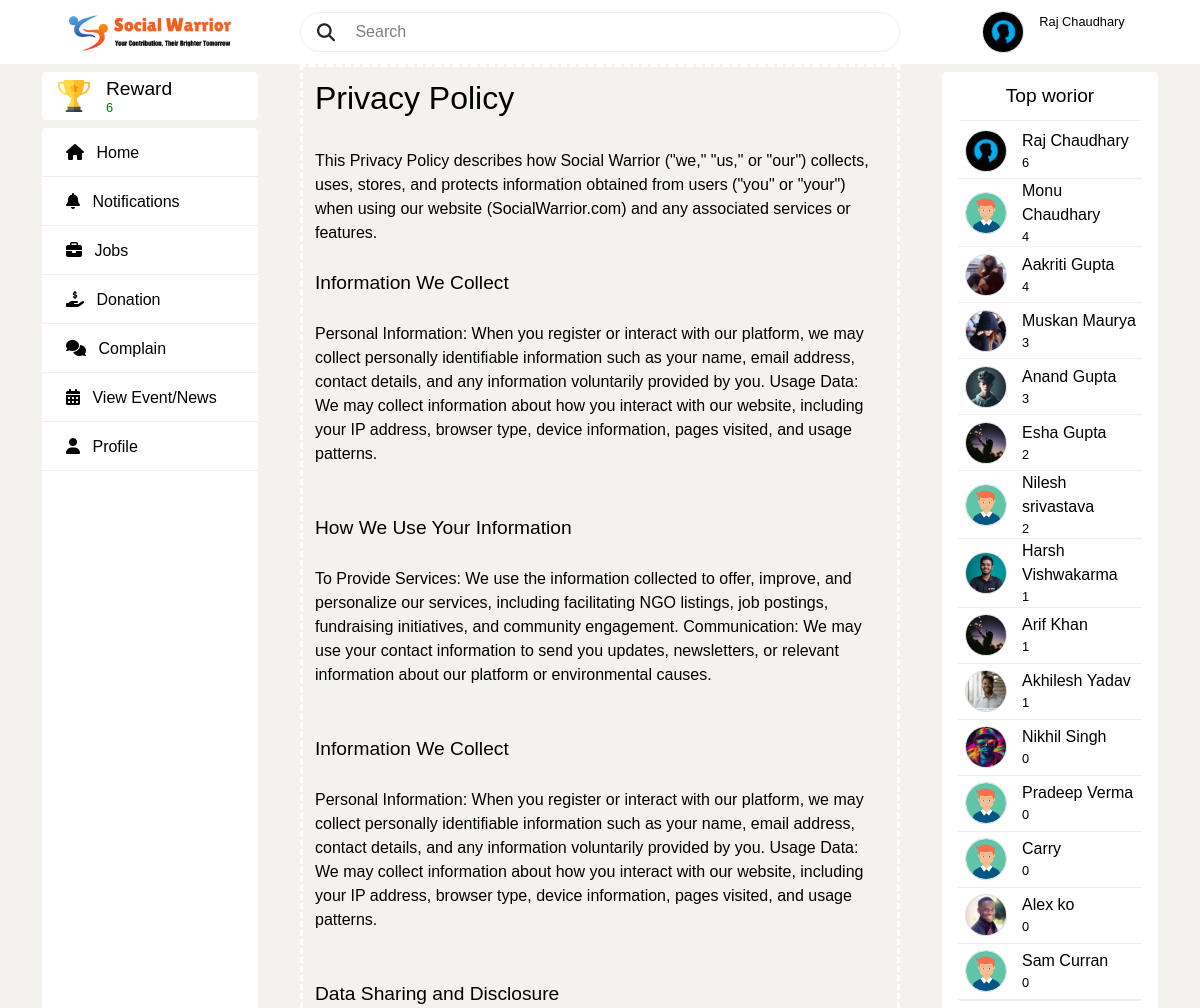
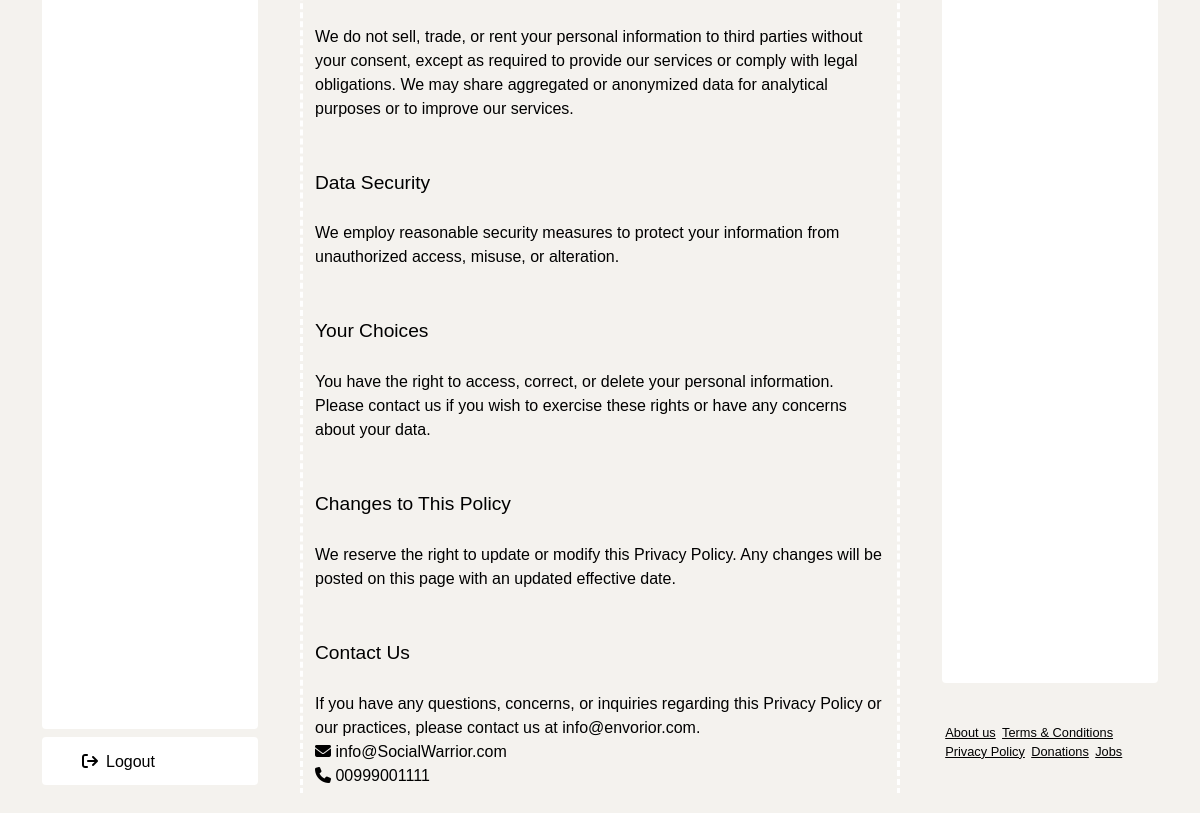
The app's page /policy/ (signed in) with its own data (2 pictures, top to bottom).
### publicapp/models.py (models this page shows)
class Profile(models.Model):
    user=models.ForeignKey(User,on_delete=models.CASCADE,blank=True,null=True)
    contact_no=models.IntegerField()
    full_name=models.CharField(max_length=50)
    dob = models.CharField(max_length=100,blank=True)
    city=models.CharField(max_length=200)
    state=models.CharField(max_length=200)
    pin_code=models.CharField(max_length=100)
    followers=models.ManyToManyField(User,related_name='followers',blank=True)
    followings =models.ManyToManyField(User,related_name='followings',blank=True)
    profile_picture = models.ImageField(upload_to='profilepics',blank=True)

class TopEnvorior(models.Model):
    profile = models.ForeignKey(Profile,on_delete=models.CASCADE)
    reward = models.IntegerField()

### publicapp/views.py (the view)
# urls.py: path('policy/',views.policy,name='policy'),
def policy(request):
    current_user = request.session['email']
    current_user_details = Profile.objects.get(user=current_user)
    top = TopEnvorior.objects.get(profile=current_user_details)
    total_reward = top.reward
    top_envorior = TopEnvorior.objects.order_by('-reward')
    return render(request,'policy.html',locals())

### publicapp/templates/policy.html (shortened to what this page needs)
{% extends 'publicparent.html' %}
{% load static %}
{%block content%}
<div class="info-layout" style="border-style: dashed; border-color:white;">
   <div class="txt-1 info-layout-header" style="display: flex;"><h2>Privacy Policy</h2>
              </div>
              <p class="txt-2">
               <br>This Privacy Policy describes how Social Warrior ("we," "us," or "our") collects, uses, stores, and protects information obtained from users ("you" or "your") when using our website (SocialWarrior.com) and any associated services or features.
           </p>
           <br>
           <span class="txt-1">Information We Collect</span>
           <p class="txt-2">
           <br> Personal Information: When you register or interact with our platform, we may collect personally identifiable information such as your name, email address, contact details, and any information voluntarily provided by you.
            Usage Data: We may collect information about how you interact with our website, including your IP address, browser type, device information, pages visited, and usage patterns.
           </p>
           <br><br>
           <span class="txt-1">How We Use Your Information</span>
           <p class="txt-2">
            <br>To Provide Services: We use the information collected to offer, improve, and personalize our services, including facilitating NGO listings, job postings, fundraising initiatives, and community engagement.
            Communication: We may use your contact information to send you updates, newsletters, or relevant information about our platform or environmental causes.
            </p>
            <br><br>
           <span class="txt-1">Information We Collect</span>
           <p class="txt-2">
            <br>Personal Information: When you register or interact with our platform, we may collect personally identifiable information such as your name, email address, contact details, and any information voluntarily provided by you.
            Usage Data: We may collect information about how you interact with our website, including your IP address, browser type, device information, pages visited, and usage patterns.
           </p>
           <br><br>
           <span class="txt-1">Data Sharing and Disclosure</span>
           <p class="txt-2">
            <br>We do not sell, trade, or rent your personal information to third parties without your consent, except as required to provide our services or comply with legal obligations.
            We may share aggregated or anonymized data for analytical purposes or to improve our services.
           </p>
           <br><br>
           <span class="txt-1">Data Security</span>
           <p class="txt-2">
           <br> We employ reasonable security measures to protect your information from unauthorized access, misuse, or alteration.
            </p>
            <br><br>
           <span class="txt-1">Your Choices</span>
           <p class="txt-2">
            <br>You have the right to access, correct, or delete your personal information. Please contact us if you wish to exercise these rights or have any concerns about your data.
              </p>
          <br><br>
           <span class="txt-1">Changes to This Policy</span>
           <p class="txt-2">
            <br>We reserve the right to update or modify this Privacy Policy. Any changes will be posted on this page with an updated effective date.
             </p>
             <br><br>
             <span class="txt-1">Contact Us</span>
             <p class="txt-2">
              <br> If you have any questions, concerns, or inquiries regarding this Privacy Policy or our practices, please contact us at info@envorior.com.
               </p>
               <div class="info-layout-footer"><span class="txt-2"><i class="fa-solid fa-envelope"></i></span>
               <span class="txt-2">info@SocialWarrior.com</span>
              <span class="txt-2"><br><i class="fa-solid fa-phone"></i></span>
              <span class="txt-2">00999001111</span></div>
  </div>
{% endblock %}

### publicapp/templates/publicparent.html (shortened to what this page needs)
<!DOCTYPE html>
<html lang="en">
  <head>
    {% load static %}
    <link
      rel="stylesheet"
      href="https://cdnjs.cloudflare.com/ajax/libs/font-awesome/6.4.0/css/all.min.css"
    />
    <link href="https://cdn.jsdelivr.net/npm/bootstrap@5.3.3/dist/css/bootstrap.min.css" rel="stylesheet">
    <link rel="stylesheet" href="{% static 'css/publicstyle.css' %}" />
  </head>
  <body class="body">
    <header>
      <div class="left">
        <div class="logo">
          <img class="logo-img" src="{% static 'img/slogo.png' %}" alt="" />
        </div>
      </div>
      <div class="middle">
        <form>
          <div class="search nav-search">
            <i class="fa fa-search" style="font-size: 18px; margin-left: 1rem">
            </i>
            <input type="text" placeholder=" Search " />
          </div>
        </form>
      </div>
      <div class="right">
        <div class="user-profile">
              {% if current_user_details.profile_picture %}
              <a href="{%url 'publicapp:profile'%}">
                <img class="profile-img" src="{{ current_user_details.profile_picture.url }}" alt=""/>
              </a>
              {% else %}
              <a href="{%url 'publicapp:profile'%}">
                <img class="profile-img" src="{% static 'img/profile.png' %}" alt=""/>
              </a>
              {% endif %}
          <div class="profile-txt">
            <a href="{%url 'publicapp:profile'%}" class="txt-3"><p>{{current_user_details.full_name}}</p></a>
          </div>
        </div>
      </div>
    </header>
    <main>
      <div class="publicleft">
        <div class="navlefttop logo">
          <img class="logo-img" src="{% static 'img/trophy.png' %}" />
          <div class="logo-txt">
            <p class="txt-1" style="color: #000000;">Reward</p>
            <p class="txt-3" style="color: green; margin-top: -5px;">{{total_reward}}</p>
          </div>
        </div>
        <div class="navleftmiddle">
          <div class="navleftmiddles">
            <a
              href="{%url 'publicapp:publichome'%}"
              class="text-decoration-none"
            >
              <span class="txt-2 "><i class="fa-solid fa-house"></i></span>
              <span class="txt-2 ">Home</span>
            </a>
          </div>
          <div class="navleftmiddles">
            <a
              href="{%  url 'publicapp:notifications' %}"
              class="text-decoration-none"
            >
              <span class="txt-2"><i class="fa-solid fa-bell"></i></span>
              <span class="txt-2">Notifications</span>
            </a>
          </div>
          <div class="navleftmiddles">
            <a href="{%url 'publicapp:jobs'%}" class="text-decoration-none">
              <span class="txt-2"><i class="fa-solid fa-briefcase"></i></span>
              <span class="txt-2">Jobs</span>
            </a>
          </div>
          <div class="navleftmiddles">
            <a href="{%url 'publicapp:donation'%}" class="text-decoration-none">
              <span class="txt-2"
                ><i class="fa-solid fa-hand-holding-dollar"></i
              ></span>
              <span class="txt-2">Donation</span>
            </a>
          </div>
          <div class="navleftmiddles">
            <a href="{%url 'publicapp:complain'%}" class="text-decoration-none">
              <span class="txt-2"
                ><i class="fa-solid fa-comments"></i
              ></span>
              <span class="txt-2">Complain</span>
            </a>
          </div>
          <div class="navleftmiddles">
            <a href="{%url 'publicapp:viewevent'%}" class="text-decoration-none">
              <span class="txt-2"
                ><i class="fa-solid fa-calendar-days"></i></span>
              <span class="txt-2">View Event/News</span>
            </a>
          </div>
          <div class="navleftmiddles">
            <a
              href="{%url 'publicapp:profile'%}"
              class="text-decoration-none"
            >
              <span class="txt-2"><i class="fa-solid fa-user"></i></span>
              <span class="txt-2">Profile</span>
            </a>
          </div>
        </div>
        <div class="navleftbottom navleftmiddles">
          <div style="margin-top: 13px;">
            <a href="{%url 'publicapp:logout'%}" class="txt-2" data-bs-toggle="modal" data-bs-target="#logoutModal">
              <i class="fa-solid fa-sign-out mx-2 "></i>Logout
            </a>
          </div>
        </div>
      </div>
      <div class="publicmiddle">{% block content %} {% endblock%}</div>
      <div class="publicright">
        <div class="box" >
          <div class="box-header" >
            <p class="txt-1" >Top  worior</p>
          </div>
      <div class="box-main">
        <div style="border-bottom: 1px solid black; opacity: 8%; margin-bottom: 2px;  margin-left: 18px; margin-right: 18px;"></div>
          {%for top in top_envorior%}
          <div class="user-profile navrightmiddles">
            <a href="">
             {% if top.profile.profile_picture %}
              <img class="profile-img" src="{{top.profile.profile_picture.url}}" alt=""/>
             {% else %}
              <img class="profile-img" src="{% static 'img/profile.png' %}" alt=""/>
             {% endif %}
            </a>
            <div class="profile-txt">
              <a href="" class="txt-2"><p>{{top.profile.full_name}}</p></a>
              <a href="" class="txt-3"><p>{{top.reward}}</p></a>
            </div>
          </div>
          {%endfor%}
          <div style="border-bottom: 1px solid black; opacity: 8%; margin-bottom: 2px;  margin-left: 18px; margin-right: 18px;"></div>
      </div>
        </div>
        <div class="box box-bottom" style="
        display: flex;
        flex-wrap: wrap;
        background: none;
        flex: none;
        padding: 2rem 0rem;
    ">
              <a href="/about/"class="txt-3">About us</a>
              <a href="/terms/"class="txt-3">Terms &amp; Conditions</a>
              <a href="/policy/"class="txt-3">Privacy Policy</a>
              <a href="/donation/"class="txt-3">Donations</a>
              <a href="/jobs/"class="txt-3">Jobs</a>
            </div>
      </div>
    </main>
  </body>
</html>

### static/css/publicstyle.css (style rules this page uses)
:root { --white: #000000; --darkgray: #3a3a3a; --gray: #eee; --lightgray: #faf8f8; --green: #ec4c17; --border-radius: 0.25rem; --border-radius2: 5rem; }
* { font-family: "Poppins", sans-serif; margin: 0; padding: 0; }
body { scroll-behavior: smooth; position: relative; height: 100vh; width: 100%; background: #f4f2ee; overflow: hidden; margin: 0; padding: 0; }
a { text-decoration: none; }
p { margin-bottom: 0rem; }
.txt-1 { color: var(--white); font-size: 1.2rem; font-weight: 500; }
.txt-2 { color: var(--white); font-size: 1rem; font-weight: 400; }
.txt-3 { color: var(--white); font-size: 0.8rem; font-weight: 300; }
input { color: black; }
header { width: 100%; position: absolute; background: #ffffff; }
.logo { display: flex; align-items: center; }
.user-profile { display: flex; align-items: center; }
.logo-img { height: 3rem; object-fit: cover; }
.logo-txt { margin: 0rem 0rem 0rem 1rem; }
.profile-txt { min-height: 2.5rem; margin: 0rem 0rem 0rem 1rem; }
.profile-img { margin-left: 0.5rem; width: 2.5rem; height: 2.5rem; object-fit: cover; box-shadow: rgba(0, 0, 0, 0.02) 0px 1px 3px 0px, rgba(27, 31, 35, 0.15) 0px 0px 0px 1px; background-color: #ffffff; border-radius: 100rem; }
.search { width: 100%; height: 2.5rem; display: flex; margin-right: 20px; align-items: center; border: 1px solid var(--gray); border-radius: var(--border-radius2); background: transparent; }
.search input[type="text"],input[type="number"] { padding: 0rem 1rem 0rem 1rem; height: 2.5rem; flex: 1; border: none; outline: none; background: transparent; }
input::placeholder { color: #000000; opacity: 50%; }
main { top: 4rem; position: absolute; display: flex; }
.publicleft { width: 25vw; display: flex; flex-direction: column; align-items: center; }
.navlefttop { margin: 0.5rem; width: 18vw; height: 3rem; border-radius: var(--border-radius); background: #ffffff; }
.navlefttop .logo-img { margin-left: 1rem; height: 2rem; width: 2rem; aspect-ratio: 1/1; }
.navleftmiddle { display: flex; flex-direction: column; flex: 1; width: 18vw; border-radius: var(--border-radius); background: #ffffff; }
.navleftmiddle div { box-sizing: unset; padding: 0.8rem 0rem; height: 1.4rem; border-bottom: 0.5px solid var(--gray); }
.navleftmiddle div .txt-2 { margin-left: 0.5rem; }
.navleftmiddle div a { margin-left: 1rem; }
.navleftbottom { margin: 0.5rem; width: 18vw; height: 3rem; border-radius: var(--border-radius); background: #ffffff; }
.navleftbottom div { margin: 1rem 0rem 0rem 1rem; }
.navleftbottom div .txt-2 { margin-left: 1rem; }
.publicmiddle { height: 90vh; width: 50vw; overflow: auto; scrollbar-width: none; }
.feed-search .btn,.user-profile { margin: 0rem 1rem; }
.publicright { width: 25vw; display: flex; flex-direction: column; align-items: center; }
.box { position: relative; margin-top: 0.5rem; flex: 1; width: 18vw; border-radius: var(--border-radius); background: #ffffff; }
.box.box-bottom a { cursor: pointer; text-decoration: underline; padding: 0rem 0.2rem; }
.box .box-header { position: absolute; top: 1.5rem; left: 50%; transform: translate(-50%, -50%); }
.box .box-main { height: -webkit-fill-available; position: absolute; width: 100%; top:3rem; overflow: auto; }
.box .user-profile { min-height: 3.5rem; border-bottom: 0.5px solid var(--gray); }
@media (min-width: 786px) { header { display: flex; align-items: center; height: 4rem; } }
@media (min-width: 786px) { header .left, header .right { width: 50%; display: flex; justify-content: space-evenly; } }
@media (min-width: 786px) { header .middle { width: 100%; } }
header .left { justify-content: space-around; display: flex; }
.info-layout { padding: 2%; }

### records on screen
Profile: profile_picture (picture), full_name "Raj Chaudhary"
TopEnvorior: profile.profile_picture (picture), profile.full_name "Raj Chaudhary", reward "6"
TopEnvorior: profile.full_name "Monu Chaudhary", reward "4"
TopEnvorior: profile.profile_picture (picture), profile.full_name "Aakriti Gupta", reward "4"
TopEnvorior: profile.profile_picture (picture), profile.full_name "Muskan Maurya", reward "3"
TopEnvorior: profile.profile_picture (picture), profile.full_name "Anand Gupta", reward "3"
TopEnvorior: profile.profile_picture (picture), profile.full_name "Esha Gupta", reward "2"
TopEnvorior: profile.full_name "Nilesh srivastava", reward "2"
TopEnvorior: profile.profile_picture (picture), profile.full_name "Harsh Vishwakarma", reward "1"
TopEnvorior: profile.profile_picture (picture), profile.full_name "Arif Khan", reward "1"
TopEnvorior: profile.profile_picture (picture), profile.full_name "Akhilesh Yadav", reward "1"
TopEnvorior: profile.profile_picture (picture), profile.full_name "Nikhil Singh", reward "0"
TopEnvorior: profile.full_name "Pradeep Verma", reward "0"
TopEnvorior: profile.full_name "Carry", reward "0"
TopEnvorior: profile.profile_picture (picture), profile.full_name "Alex ko", reward "0"
TopEnvorior: profile.full_name "Sam Curran", reward "0"

### other values on screen
{{ total_reward }} "6"
